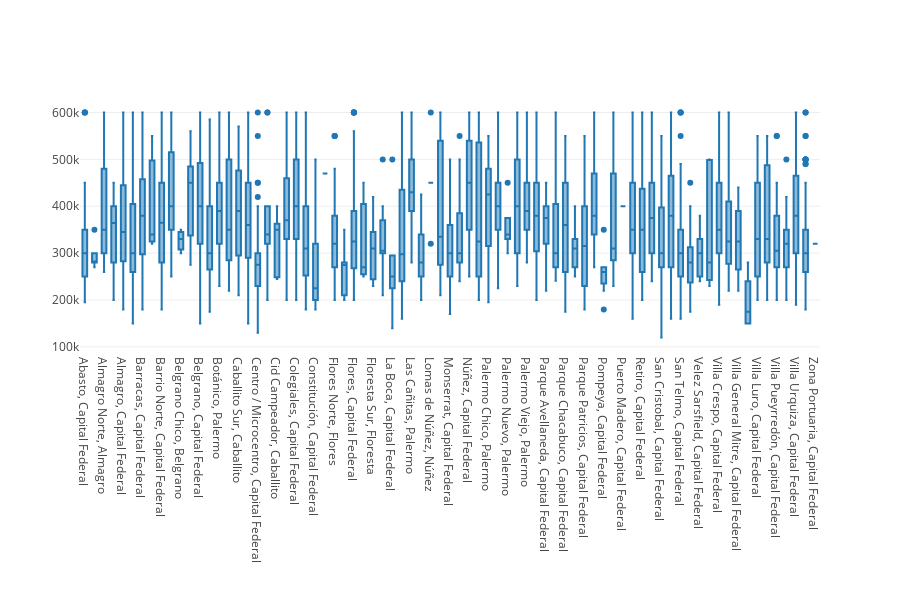

Here is the notebook cell this chart was saved with:
### Code cell
fig = go.Figure()
fig.add_trace(go.Box(x = df_ars["Location"],y = df_ars["Price"]))
fig.update_layout(template = None, height = 600, margin = {'b':250})

### Figure 1 — Plotly figure (JSON) as saved in the notebook; plotly's stock layout.template omitted (floating-point values rounded to 4 significant figures; data arrays with more than 128 entries replaced by an {"elided": "..."} marker saying what was removed)
{"data": [{"type": "box", "x": {"elided": "3434 str values"}, "y": {"elided": "3434 int values"}}], "layout": {"height": 600, "margin": {"b": 250}}}
